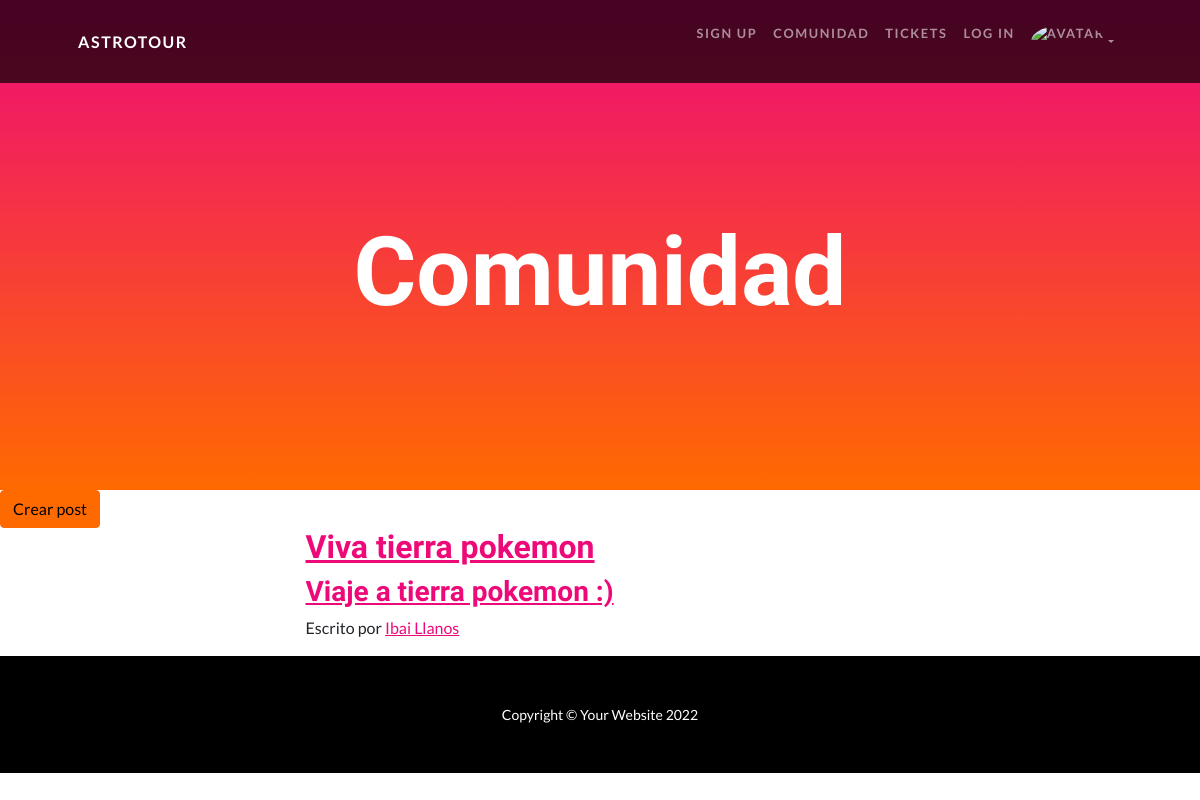
/comunidad/posteos (signed in), run on an earlier commit of the app's database.
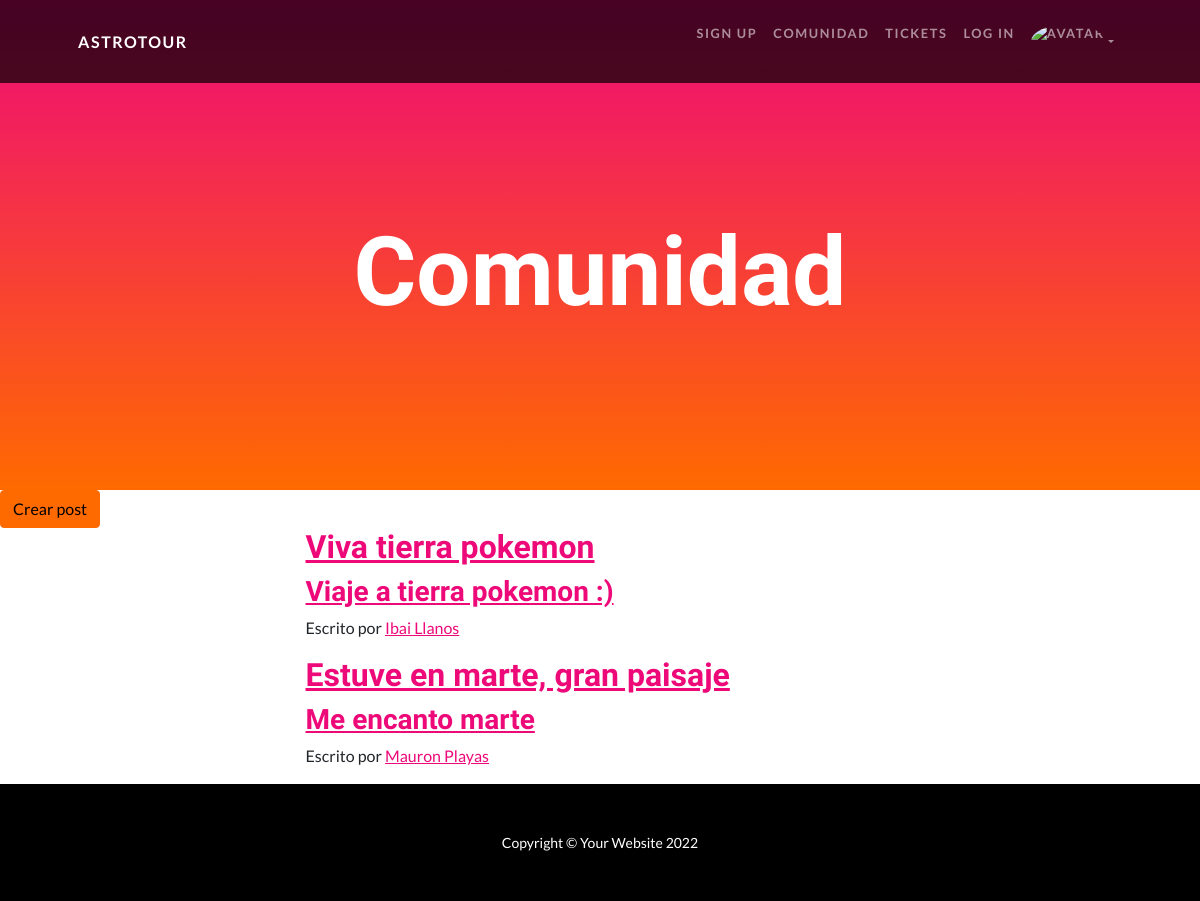
And on a later commit of the database.
### Comunidad/models.py (models this page shows, shortened)
class Posts(models.Model):
    usuario = models.ForeignKey(Astroturista, on_delete= models.CASCADE)
    nombre_post = models.CharField(max_length= 50)
    descripcion = models.CharField(max_length= 50)
    texto = models.TextField()
    imagen = models.ImageField(upload_to = "imagen", null = True, blank = True)

### Usuario/models.py (models this page shows)
class Astroturista(models.Model):
    peso = models.IntegerField(null = True, blank = True)
    pasaporte_espacial = models.IntegerField()
    user = models.OneToOneField(User, on_delete=models.CASCADE)
    avatar = models.ImageField(upload_to = "avatares", null = True, blank = True)
    def __str__(self):
        return f"{self.user.first_name} {self.user.last_name}"

### Comunidad/views.py (the view)
# urls.py: path("posteos", views.posteos, name = "Ver_post"),
def posteos(request):
    post = Posts.objects.all()
    contexto={
        'post': post,
        'posteos': posteos
    }
    return render(request, 'inicio_posts.html', contexto)

### Comunidad/templates/inicio_posts.html
{% extends "padre_comunidad.html" %}
{% block ContenidoQueCambia %}
{% if request.user.is_authenticated %}
<a type="btn" class="btn btn-secondary" href="{% url 'Crear_posts' %}">Crear post</a>
{% endif %}
{% for posteo in post %}
<section>
    <div class="container px-4 px-lg-5">
        <div class="row gx-4 gx-lg-5 justify-content-center">
            <div class="col-md-10 col-lg-8 col-xl-7">
                <div class="post-preview">
                    <a href="{% url 'Mostrar_posts' posteo.pk %}">
                        <h2 class="post-title">{{posteo.nombre_post}}</h2>
                        <h3 class="post-subtitle">{{posteo.descripcion}}</h3>
                    </a>
                        <p class="post-meta">
                            Escrito por
                            <a href="{% url 'Perfil-astro' posteo.usuario.user.pk %}">{{posteo.usuario}}</a>
                        </p>
                </div>
            </div>
        </div>
    </div>
</section>
{% endfor %}
{% endblock ContenidoQueCambia %}

What changed in the data, as far as the page shows it:
added Posts: nombre_post "Estuve en marte, gran paisaje", descripcion "Me encanto marte", usuario "Mauron Playas"
